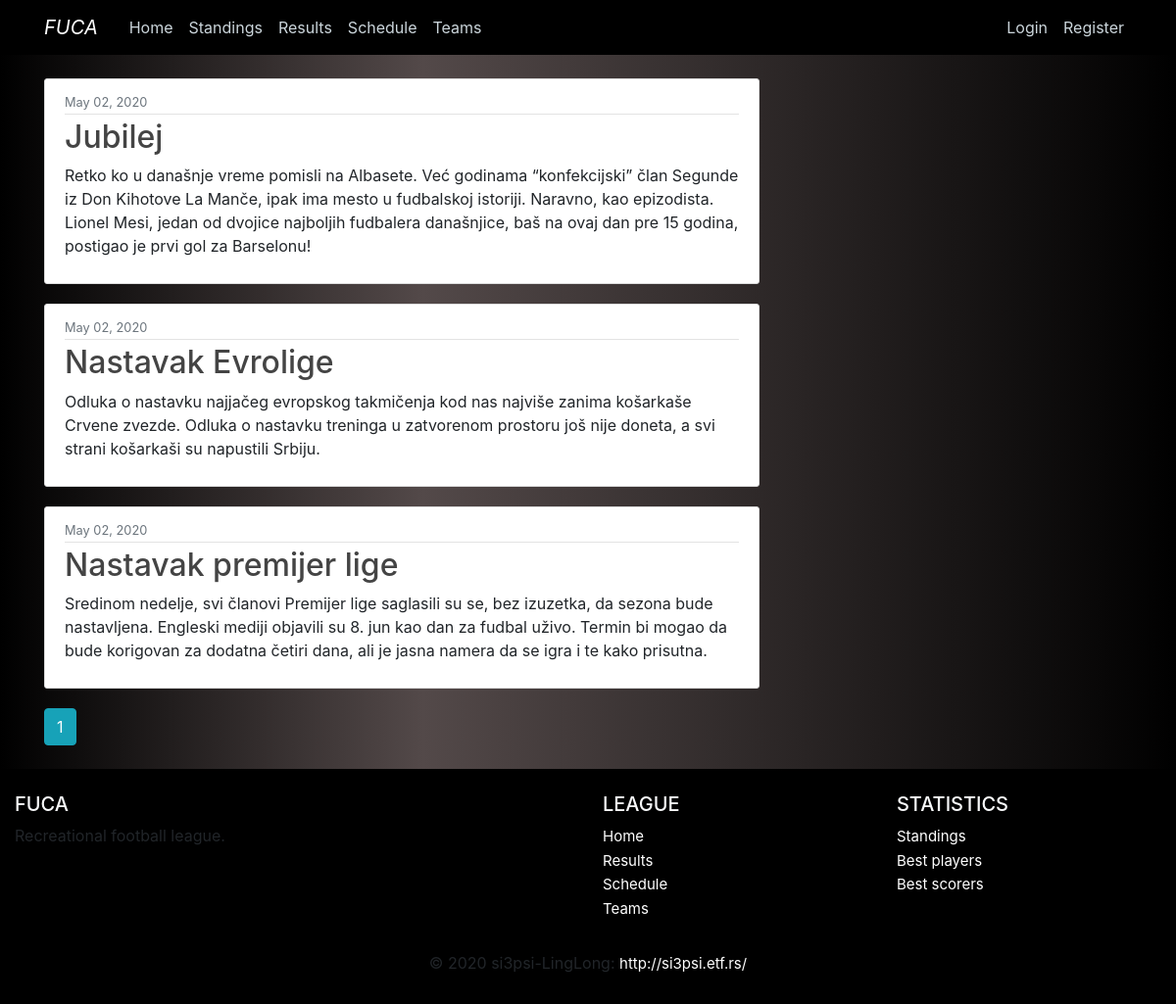
The app's page /home, older data.
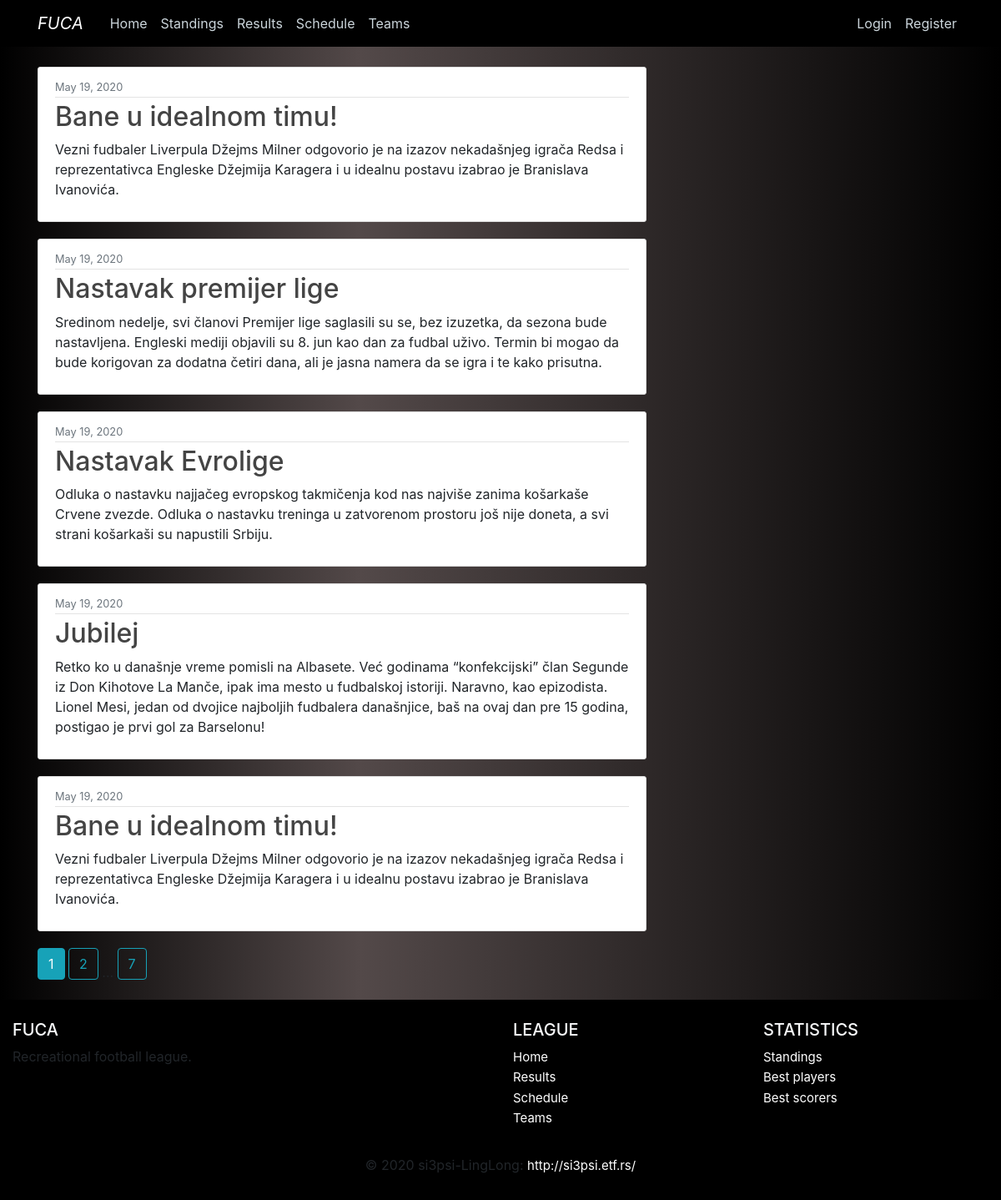
The same page, newer data.
### fuca/models.py (models this page shows, shortened)
class News(db.Model):
    __tablename__ = 'news'
    id          = db.Column(db.Integer,     primary_key=True)
    date        = db.Column(db.DateTime,    nullable=False, default=datetime.utcnow)
    title       = db.Column(db.String(100), nullable=False)
    content     = db.Column(db.Text,        nullable=False)

### fuca/main/routes.py (the view)
@main.route("/")
@main.route("/home")
def home():
    page = request.args.get('page', 1, type=int)
    news = News.query.order_by(News.date.desc()).paginate(page=page, per_page=5)
    return render_template('home/home.html', newslist=news)

### fuca/templates/home/home.html
{% extends 'home/layout.html' %}
{% block content %}
    {% for news in newslist.items %}
        <article class="media content-section">
            <div class="media-body">
            <div class="article-metadata">
                <small class="text-muted">{{ news.date.strftime('%B %d, %Y') }}</small>
            </div>
            <h2 class="article-title">{{ news.title }}</h2>
            <p class="article-content">{{ news.content }}</p>
            </div>
        </article>
    {% endfor %}
    {% for page_num in newslist.iter_pages(left_edge=1, right_edge=1, left_current=1, right_current=2) %}
        {% if page_num %}
            {% if newslist.page == page_num %}
                <a class="btn btn-info mb-4" href="{{ url_for('main.home', page=page_num) }}">{{ page_num }}</a>
            {% else %}
                <a class="btn btn-outline-info mb-4" href="{{ url_for('main.home', page=page_num) }}">{{ page_num }}</a>
            {% endif %}
        {% else %}
            ...
        {% endif %}
    {% endfor %}
{% endblock content %}

Row changes from the older to the newer data that the page shows:
no longer on this page (row edited): News: date "May 02, 2020", title "Jubilej", content "Retko ko u današnje vreme pomisli na Albasete. Već godinama “konfekcijski” član Segunde iz Don Kihotove La Manče, ipak ima mesto u fudbalskoj istoriji. Naravno, kao epizodista. Lionel Mesi, jedan od dvojice najboljih fudbalera današnjice, baš na ovaj dan pre 15 godina, postigao je prvi gol za Barselonu!"
no longer on this page (row edited): News: date "May 02, 2020", title "Nastavak Evrolige", content "Odluka o nastavku najjačeg evropskog takmičenja kod nas najviše zanima košarkaše Crvene zvezde. Odluka o nastavku treninga u zatvorenom prostoru još nije doneta, a svi strani košarkaši su napustili Srbiju."
no longer on this page (row edited): News: date "May 02, 2020", title "Nastavak premijer lige", content "Sredinom nedelje, svi članovi Premijer lige saglasili su se, bez izuzetka, da sezona bude nastavljena. Engleski mediji objavili su 8. jun kao dan za fudbal uživo. Termin bi mogao da bude korigovan za dodatna četiri dana, ali je jasna namera da se igra i te kako prisutna."
added News: date "May 19, 2020", title "Bane u idealnom timu!", content "Vezni fudbaler Liverpula Džejms Milner odgovorio je na izazov nekadašnjeg igrača Redsa i reprezentativca Engleske Džejmija Karagera i u idealnu postavu izabrao je Branislava Ivanovića."
added News: date "May 19, 2020", title "Nastavak premijer lige", content "Sredinom nedelje, svi članovi Premijer lige saglasili su se, bez izuzetka, da sezona bude nastavljena. Engleski mediji objavili su 8. jun kao dan za fudbal uživo. Termin bi mogao da bude korigovan za dodatna četiri dana, ali je jasna namera da se igra i te kako prisutna."
added News: date "May 19, 2020", title "Nastavak Evrolige", content "Odluka o nastavku najjačeg evropskog takmičenja kod nas najviše zanima košarkaše Crvene zvezde. Odluka o nastavku treninga u zatvorenom prostoru još nije doneta, a svi strani košarkaši su napustili Srbiju."
added News: date "May 19, 2020", title "Jubilej", content "Retko ko u današnje vreme pomisli na Albasete. Već godinama “konfekcijski” član Segunde iz Don Kihotove La Manče, ipak ima mesto u fudbalskoj istoriji. Naravno, kao epizodista. Lionel Mesi, jedan od dvojice najboljih fudbalera današnjice, baš na ovaj dan pre 15 godina, postigao je prvi gol za Barselonu!"
added News: date "May 19, 2020", title "Bane u idealnom timu!", content "Vezni fudbaler Liverpula Džejms Milner odgovorio je na izazov nekadašnjeg igrača Redsa i reprezentativca Engleske Džejmija Karagera i u idealnu postavu izabrao je Branislava Ivanovića."
Text that changed along with them:
new list line: "2"
new list line: "7"
